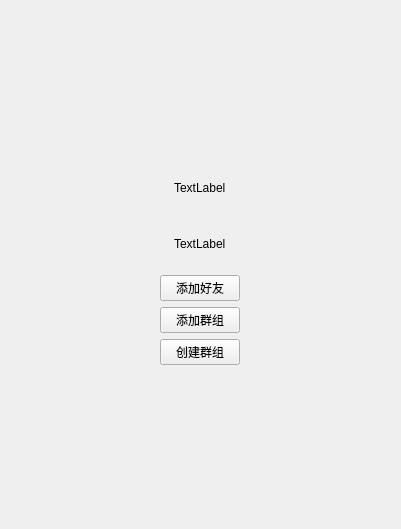
<?xml version="1.0" encoding="UTF-8"?>
<ui version="4.0">
 <class>FunctionalPageWidget</class>
 <widget class="QWidget" name="FunctionalPageWidget">
  <property name="geometry">
   <rect>
    <x>0</x>
    <y>0</y>
    <width>401</width>
    <height>529</height>
   </rect>
  </property>
  <property name="windowTitle">
   <string>Form</string>
  </property>
  <layout class="QVBoxLayout" name="verticalLayout_2">
   <item>
    <layout class="QVBoxLayout" name="verticalLayout" stretch="1,1,5,5,0">
     <item alignment="Qt::AlignHCenter">
      <widget class="QLabel" name="username">
       <property name="maximumSize">
        <size>
         <width>16777215</width>
         <height>50</height>
        </size>
       </property>
       <property name="text">
        <string>TextLabel</string>
       </property>
      </widget>
     </item>
     <item alignment="Qt::AlignHCenter">
      <widget class="QLabel" name="useraccount">
       <property name="maximumSize">
        <size>
         <width>16777215</width>
         <height>50</height>
        </size>
       </property>
       <property name="text">
        <string>TextLabel</string>
       </property>
      </widget>
     </item>
     <item alignment="Qt::AlignHCenter">
      <widget class="QPushButton" name="joinfriend">
       <property name="maximumSize">
        <size>
         <width>80</width>
         <height>16777215</height>
        </size>
       </property>
       <property name="text">
        <string>添加好友</string>
       </property>
      </widget>
     </item>
     <item alignment="Qt::AlignHCenter">
      <widget class="QPushButton" name="joingroup">
       <property name="maximumSize">
        <size>
         <width>80</width>
         <height>16777215</height>
        </size>
       </property>
       <property name="text">
        <string>添加群组</string>
       </property>
      </widget>
     </item>
     <item alignment="Qt::AlignHCenter">
      <widget class="QPushButton" name="creategroup">
       <property name="maximumSize">
        <size>
         <width>80</width>
         <height>16777215</height>
        </size>
       </property>
       <property name="text">
        <string>创建群组</string>
       </property>
      </widget>
     </item>
    </layout>
   </item>
  </layout>
 </widget>
 <resources/>
 <connections/>
</ui>
